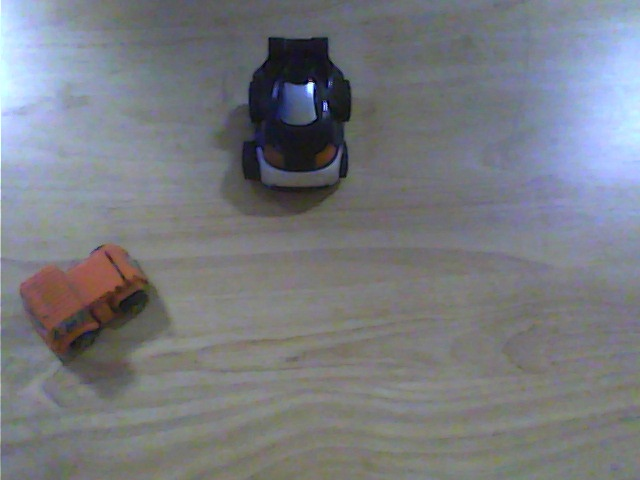
#> input picture image_data/100.jpg, 640 x 480 px; its folder holds 4 pictures in this run
$ python generate_labels.py   (Python 2 division)
#> lines starting #> are read from the running program, lines starting #| are printed output that depends on the picture; after the words box and inside, x2 and y2 are one past the last pixel; in counts of white or black regions, pixels touching at a corner belong together; pictures that were not available may be replaced by others from this repository, and a replacement may not be noted
from __future__ import division
import numpy as np
from os import listdir
from os.path import isfile, join
import cv2
import pickle
import math
import pandas as pd

# [66 lines left out: functions disp, locate_grid, box_convert_center, box_convert_pt, create_label_array, generate_class_labels and 1 more, not called in this run]

path = './bbox_coordinates/'
list = [f for f in listdir(path) if isfile(join(path, f))]

img_path = './image_data/'

cv2.namedWindow('Image')
cv2.setMouseCallback('Image',disp)
colours = [[255,0,0],[0,0,0],[0,165,255],[192,192,192]]

class_labels = []
for count,x in enumerate(list):
	img = cv2.imread(img_path + x.split('.')[0]+'.jpg')
#> img is the input picture: shape (480, 640, 3); mean B, G, R 128.3, 122.6, 119.9
	height,width,_ = img.shape
#> height = 480; width = 640

	#Drawing the grids for visualization
	for i in range(int(width/20)):
		cv2.line(img, (i*int(width/32),0), (i*int(width/32),height), (0, 0, 0), 1, 1)
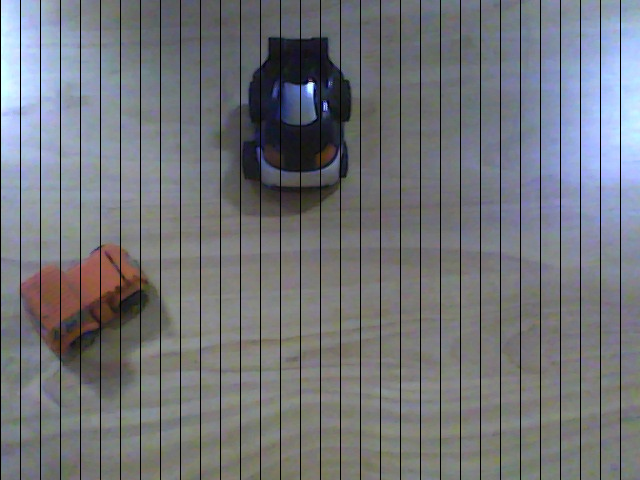
#> img: shape (480, 640, 3); 5% of pixels changed, all inside (x1, y1, x2, y2) = (0, 0, 621, 480)
	for i in range(int(height/20)):
		cv2.line(img, (0,i*int(height/24)), (width,i*int(height/24)), (0, 0, 0), 1, 1)
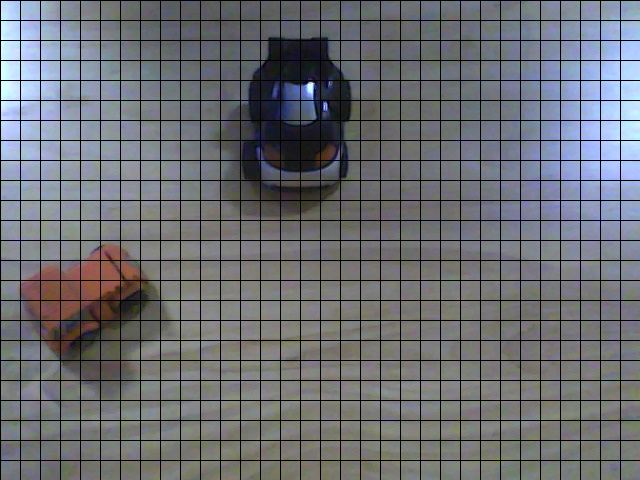
#> img: shape (480, 640, 3); 4.75% of pixels changed, all inside (x1, y1, x2, y2) = (1, 0, 640, 461)

#> (the run stopped early here; a loop or call above may not have finished)

$ run again, on image_data/122.jpg
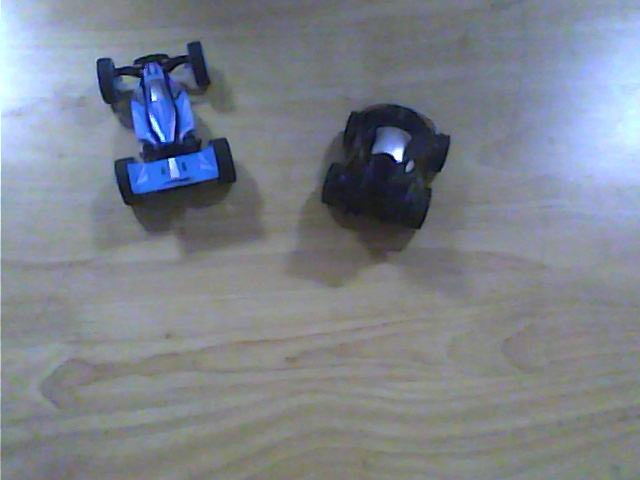
#> input picture image_data/122.jpg, 640 x 480 px
#> img is the input picture: shape (480, 640, 3); mean B, G, R 140, 130.8, 124.8
#> after the loop `for i in range(int(width/20)):`:
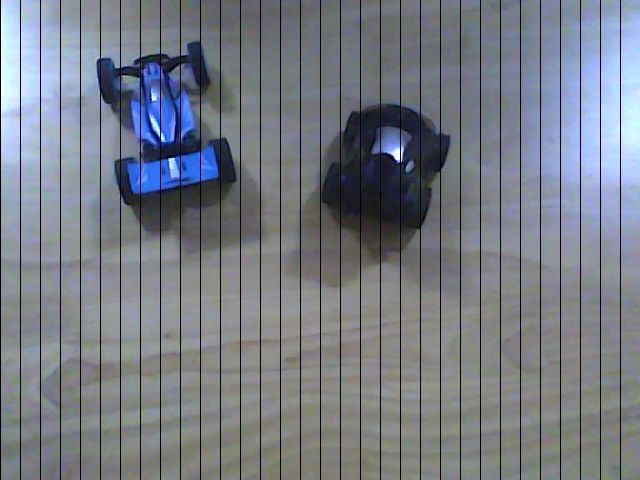
#> img: shape (480, 640, 3); 5% of pixels changed, all inside (x1, y1, x2, y2) = (0, 0, 621, 480)
#> after the loop `for i in range(int(height/20)):`:
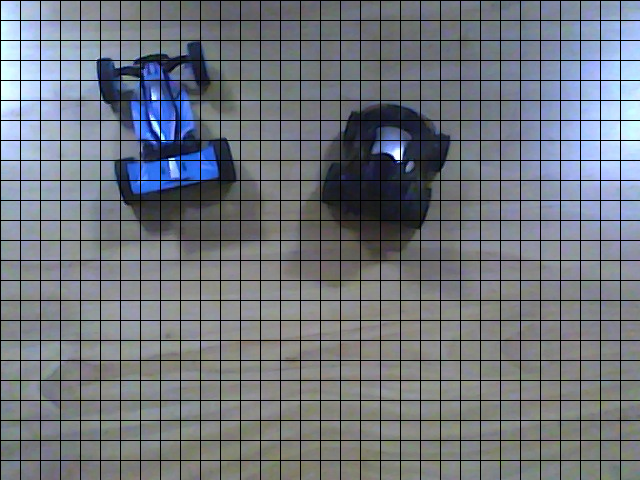
#> img: shape (480, 640, 3); 4.75% of pixels changed, all inside (x1, y1, x2, y2) = (1, 0, 640, 461)

$ run again, on image_data/125.jpg
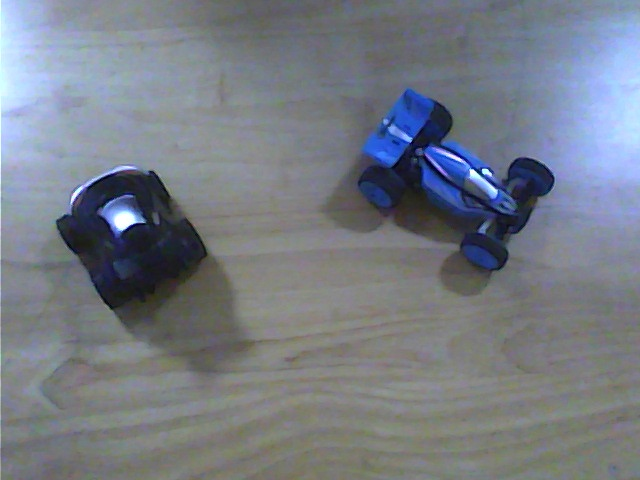
#> input picture image_data/125.jpg, 640 x 480 px
#> img is the input picture: shape (480, 640, 3); mean B, G, R 132.9, 123.7, 117.9
#> after the loop `for i in range(int(width/20)):`:
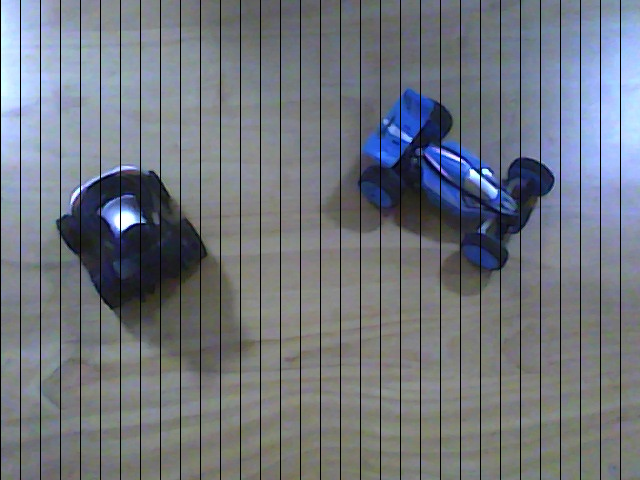
#> img: shape (480, 640, 3); 5% of pixels changed, all inside (x1, y1, x2, y2) = (0, 0, 621, 480)
#> after the loop `for i in range(int(height/20)):`:
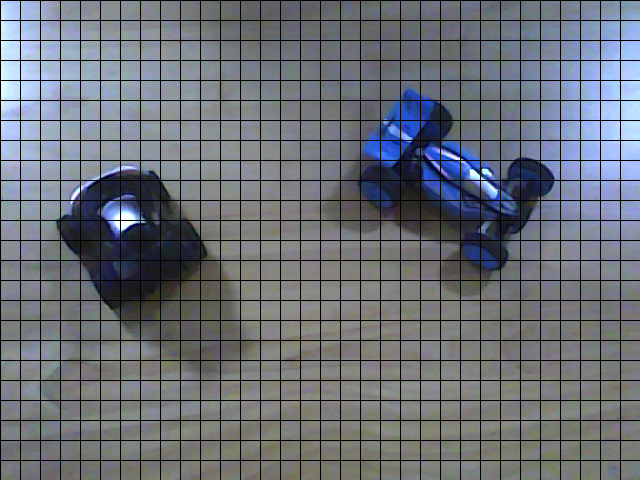
#> img: shape (480, 640, 3); 4.75% of pixels changed, all inside (x1, y1, x2, y2) = (1, 0, 640, 461)

$ run again, on image_data/129.jpg
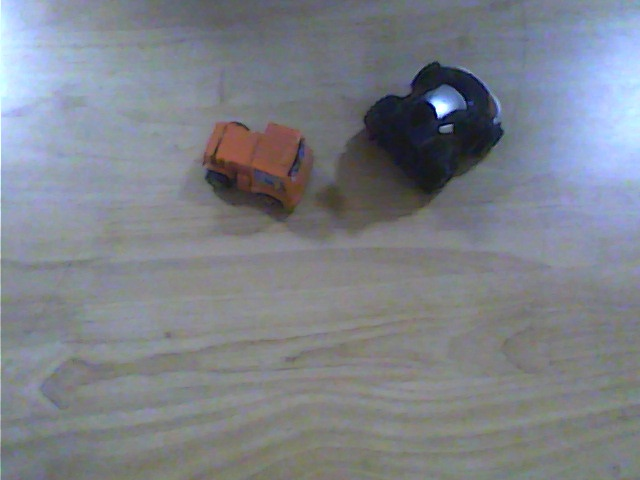
#> input picture image_data/129.jpg, 640 x 480 px
#> img is the input picture: shape (480, 640, 3); mean B, G, R 137.4, 129.6, 125.1
#> after the loop `for i in range(int(width/20)):`:
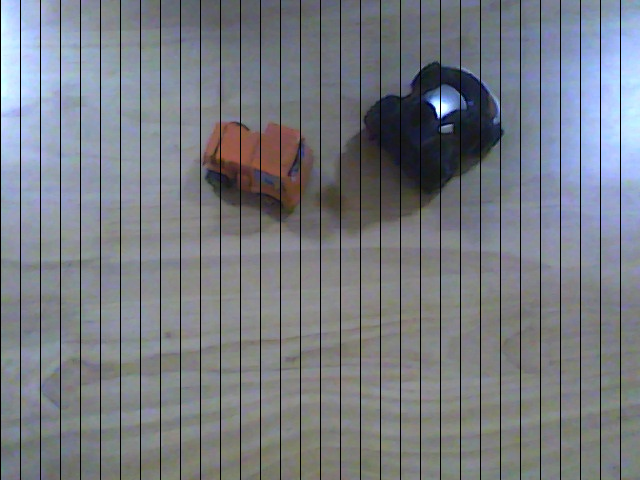
#> img: shape (480, 640, 3); 5% of pixels changed, all inside (x1, y1, x2, y2) = (0, 0, 621, 480)
#> after the loop `for i in range(int(height/20)):`:
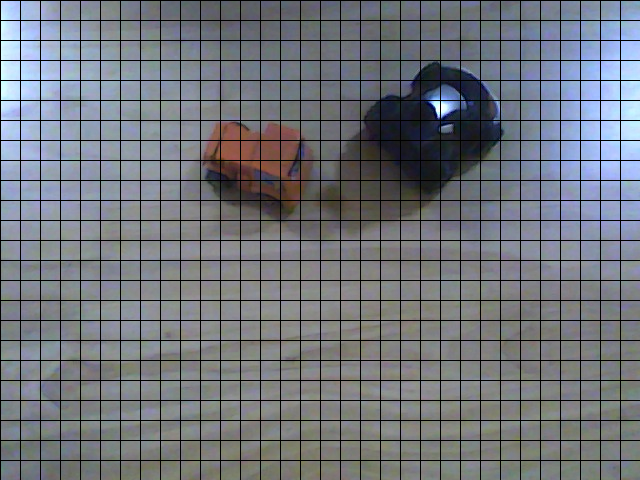
#> img: shape (480, 640, 3); 4.75% of pixels changed, all inside (x1, y1, x2, y2) = (1, 0, 640, 461)
